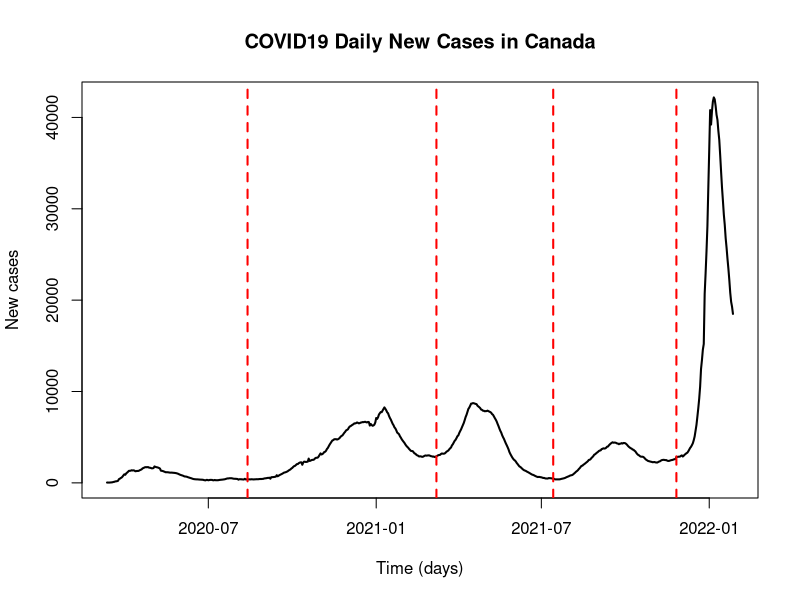
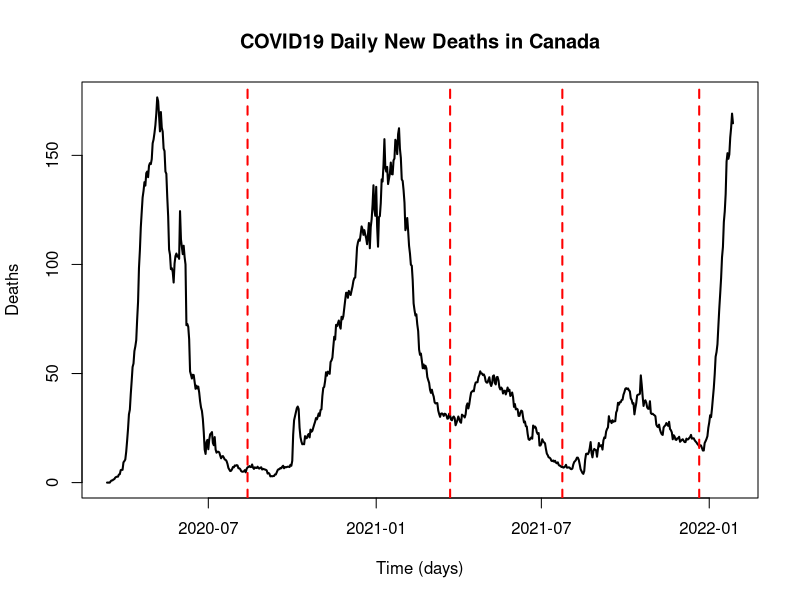

Write the R code that produced these figures, in order.
# Load library 
library(dplyr)
library(zoo)
library(randomForest)
library(forecast)
set.seed(123)

# --- Min-Max scaling ---
# Normalize train data
normalization_fn <- function(x){
    max_x <- max(x)
    min_x <- min(x)
    norm_vec <- as.vector((x-min_x)/(max_x-min_x))
    return(list(norm_vec=norm_vec, max_x=max_x, min_x=min_x))
}
# Revert function
revert_fn <- function(x, max_org, min_org){
    return(as.vector(x*(max_org-min_org)+min_org))
}
# Normalize test data
normalized_test <- function(x, max_org, min_org){
    norm_vec <- as.vector((x-min_org)/(max_org-min_org))
    return(norm_vec)
}

# --- Import data ---
raw_df = read.csv("covid19-download.csv")

# Filter the dataframe for 'Canada' and select relevant columns
canada_df <- raw_df %>%
  dplyr::filter(prname == 'Canada') %>%
  select(date, numdeaths, numtotal, numconf, numactive)

# Convert the date column to Date type if it's not already
canada_df$date <- as.Date(canada_df$date)

# Sort the dataframe by date just in case
canada_df <- canada_df %>% arrange(date)

# Calculate the difference in dates and number of deaths
canada_df <- canada_df %>%
  mutate(date_diff = c(NA, diff(date)),
         numconf_diff = c(NA, diff(numconf)),
         numdeaths_diff = c(NA, diff(numdeaths)),
         numtotal_diff = c(NA, diff(numtotal)))
# Omit NA rows
canada_df = na.omit(canada_df)
# Filter the dataframe where there is no missing gap
filtered_df <- canada_df %>%
  dplyr::filter(date >= as.Date("2020-03-12"))

# --- Specify input ---
pred_size = 7
window_size = 9

# ----- New cases ----- 
m1 = 155
m2 = 362
m3 = 490
m4 = 625

filtered_df$numconf_diff_avg <- rollapply(filtered_df$numconf_diff, 7, mean, align="right", partial=TRUE)
filtered_df$index <- 1:nrow(filtered_df)

# Plotting the data with vertical lines for the prediction period
plot(filtered_df$date, filtered_df$numconf_diff_avg, col = "black", lwd = 2, type="l",
     xlab = "Time (days)", ylab="New cases", main = "COVID19 Daily New Cases in Canada", cex=0.5)
# Add vertical lines
abline(v = filtered_df$date[m1], col = "red", lwd = 2, lty = 2)
abline(v = filtered_df$date[m2], col = "red", lwd = 2, lty = 2)
abline(v = filtered_df$date[m3], col = "red", lwd = 2, lty = 2)
abline(v = filtered_df$date[m4], col = "red", lwd = 2, lty = 2)

# Extract second wave 
second_wave_df <- filtered_df %>%
  dplyr::filter(index >= m1 & index < m2) # Adjust the range as needed
# Add an index column starting from 1 
second_wave_df$index <- 1:nrow(second_wave_df)

# --- Create empty dfs to save results ---
start_train_point <- 100
last_train_point <- length(as.vector(second_wave_df$numconf_diff_avg))-pred_size
# Number of rows 
df_nrow <- length(start_train_point:last_train_point)
# Number of columns
df_ncol = 8

# Create empty dataframe for saving pred
df_true <- data.frame(matrix(ncol = df_ncol, nrow = df_nrow))
df_pred_rforest <- data.frame(matrix(ncol = df_ncol, nrow = df_nrow))

# Assign column names for pred df
colnames(df_true) <- c("training_point", "t1", "t2", "t3", "t4", "t5", "t6", "t7")
colnames(df_pred_rforest) <- c("training_point", "t1", "t2", "t3", "t4", "t5", "t6", "t7")

# Assign values to the training_point column for pred df
df_true$training_point <- start_train_point:last_train_point
df_pred_rforest$training_point <- start_train_point:last_train_point

# --- Execute and save output ---
# True data
for (i in 1:df_nrow){
    vec_dat <- as.vector(second_wave_df$numconf_diff_avg)
    df_true[i, 2:df_ncol] <- vec_dat[(df_true[i, 1]+1):(df_true[i, 1]+7)]
}

# Compute rof
n = nrow(second_wave_df)
second_wave_df$rofc_new_cases <- c(NA, (second_wave_df$numconf_diff_avg[-1]-second_wave_df$numconf_diff_avg[-n])/second_wave_df$numconf_diff_avg[-n])

for (i in 1:df_nrow){    
    index <- df_pred_rforest[i, 1]
    
    # Change input
    x <- na.omit(second_wave_df$rofc_new_cases) # having NA
    train_data <- second_wave_df$numconf_diff_avg[1:index]
    
    res_scale_train <- normalization_fn(x[1:(index-1)])
    scale_train <- res_scale_train$norm_vec
    max_train <- res_scale_train$max_x
    min_train <- res_scale_train$min_x

    train_mat <- embed(scale_train, window_size+1)
    y_train_vec <- train_mat[,1]
    x_train_mat <- train_mat[,2:(window_size+1)]

    # Revert data in time order
    x_train_mat <- as.data.frame(x_train_mat[,window_size:1])
    colnames(x_train_mat) <- paste0("t", 1:7)

    x_test_mat <- matrix(rev(train_mat[nrow(train_mat),1:window_size]), nrow=1)

    forecasts_rf <- numeric(pred_size)

    # Fit the model
    fit_rf <- randomForest(x_train_mat, 
                           y_train_vec,
                           type = "regression",
                           ntree = 1000)

    # Make prediction
    forecasts_rf[1] <- predict(fit_rf, x_test_mat)
    for (j in 2:pred_size){
        fit_data <- matrix(tail(c(x_test_mat, forecasts_rf[1:(j-1)]), window_size), nrow=1)
        # Predict using the test set
        forecasts_rf[j] <- predict(fit_rf, fit_data)
    }

    pred_rofc <- revert_fn(x=forecasts_rf, max_org=max_train, min_org=min_train)
    y_pred_vec <- numeric(pred_size)
    past <- tail(train_data, 1)

    # rocf[t] <- (x[t]-x[t-1])/x[t-1]
    # x[t] <- x[t-1]*rocf[t]+x[t-1]
    for (j in 1:pred_size){
        y_pred_vec[j] <- past*pred_rofc[j]+past
        past <- y_pred_vec[j]
    }
    df_pred_rforest[i, 2:df_ncol] <- y_pred_vec
}

# Save data
infectious_new_case <- second_wave_df$numconf_diff_avg
rofc_new_cases <- second_wave_df$rofc_new_cases
save(infectious_new_case,
     rofc_new_cases,
     df_true,
     df_pred_rforest,
     file = "COVID19_new_case_output_rforest.RData")

# ----- Deaths ----- 
m1 = 155
m2 = 377
m3 = 500
m4 = 650

# Deaths
filtered_df$numdeaths_diff_avg <- rollapply(filtered_df$numdeaths_diff, 7, mean, align="right", partial=TRUE)

# Plotting the data with vertical lines for the prediction period
plot(filtered_df$date, filtered_df$numdeaths_diff_avg, col = "black", lwd = 2, type="l",
     xlab = "Time (days)", ylab="Deaths", main = "COVID19 Daily New Deaths in Canada", cex=0.5)
# Add vertical lines 
abline(v = filtered_df$date[m1], col = "red", lwd = 2, lty = 2)
abline(v = filtered_df$date[m2], col = "red", lwd = 2, lty = 2)
abline(v = filtered_df$date[m3], col = "red", lwd = 2, lty = 2)
abline(v = filtered_df$date[m4], col = "red", lwd = 2, lty = 2)

# Extract second wave 
second_wave_df <- filtered_df %>%
  dplyr::filter(index >= m1 & index < m2) # Adjust the range as needed
# Add an index column starting from 1 
second_wave_df$index <- 1:nrow(second_wave_df)

# --- Create empty dfs to save results ---
start_train_point <- 100
last_train_point <- length(as.vector(second_wave_df$numdeaths_diff_avg))-pred_size
# Number of rows 
df_nrow <- length(start_train_point:last_train_point)
# Number of columns
df_ncol = 8

# Create empty dataframe for saving pred
df_true <- data.frame(matrix(ncol = df_ncol, nrow = df_nrow))
df_pred_rforest <- data.frame(matrix(ncol = df_ncol, nrow = df_nrow))

# Assign column names for pred df
colnames(df_true) <- c("training_point", "t1", "t2", "t3", "t4", "t5", "t6", "t7")
colnames(df_pred_rforest) <- c("training_point", "t1", "t2", "t3", "t4", "t5", "t6", "t7")

# Assign values to the training_point column for pred df
df_true$training_point <- start_train_point:last_train_point
df_pred_rforest$training_point <- start_train_point:last_train_point

# --- Execute and save output ---
# True data
for (i in 1:df_nrow){
    vec_dat <- as.vector(second_wave_df$numdeaths_diff_avg)
    df_true[i, 2:df_ncol] <- vec_dat[(df_true[i, 1]+1):(df_true[i, 1]+7)]
}

# Compute rofc
n = nrow(second_wave_df)
second_wave_df$rofc_deaths <- c(NA, (second_wave_df$numdeaths_diff_avg[-1]-second_wave_df$numdeaths_diff_avg[-n])/second_wave_df$numdeaths_diff_avg[-n])

for (i in 1:df_nrow){
    index <- df_pred_rforest[i, 1]
    
    # Change input
    x <- na.omit(second_wave_df$rofc_deaths) # having NA
    train_data <- second_wave_df$numdeaths_diff_avg[1:index]
    
    res_scale_train <- normalization_fn(x[1:(index-1)])
    scale_train <- res_scale_train$norm_vec
    max_train <- res_scale_train$max_x
    min_train <- res_scale_train$min_x

    train_mat <- embed(scale_train, window_size+1)
    y_train_vec <- train_mat[,1]
    x_train_mat <- train_mat[,2:(window_size+1)]

    # Revert data in time order
    x_train_mat <- as.data.frame(x_train_mat[,window_size:1])
    colnames(x_train_mat) <- paste0("t", 1:7)

    x_test_mat <- matrix(rev(train_mat[nrow(train_mat),1:window_size]), nrow=1)

    forecasts_rf <- numeric(pred_size)

    # Fit the model
    fit_rf <- randomForest(x_train_mat, 
                           y_train_vec,
                           type = "regression",
                           ntree = 1000)

    # Make prediction
    forecasts_rf[1] <- predict(fit_rf, x_test_mat)

    for (j in 2:pred_size){
        fit_data <- matrix(tail(c(x_test_mat, forecasts_rf[1:(j-1)]), window_size), nrow=1)

        # Predict using the test set
        forecasts_rf[j] <- predict(fit_rf, fit_data)
    }

    pred_rofc <- revert_fn(x=forecasts_rf, max_org=max_train, min_org=min_train)
    y_pred_vec <- numeric(pred_size)
    past <- tail(train_data, 1)

    # rocf[t] <- (x[t]-x[t-1])/x[t-1]
    # x[t] <- x[t-1]*rocf[t]+x[t-1]
    for (j in 1:pred_size){
        y_pred_vec[j] <- past*pred_rofc[j]+past
        past <- y_pred_vec[j]
    }
    df_pred_rforest[i, 2:df_ncol] <- y_pred_vec
}

# Save data
death_cases <- second_wave_df$numdeaths_diff_avg
rofc_deaths <- second_wave_df$rofc_deaths
save(death_cases,
     rofc_deaths,
     df_true,
     df_pred_rforest,
     file = "COVID19_deaths_output_rforest.RData")
